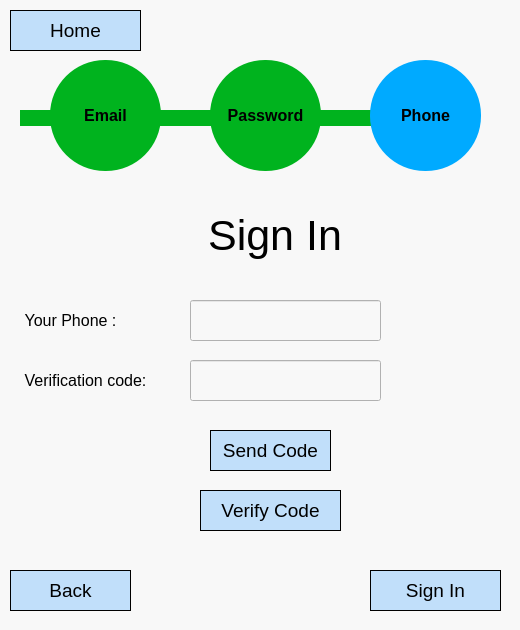
<?xml version="1.0" encoding="UTF-8"?>
<ui version="4.0">
 <class>Dialog</class>
 <widget class="QDialog" name="Dialog">
  <property name="geometry">
   <rect>
    <x>0</x>
    <y>0</y>
    <width>520</width>
    <height>630</height>
   </rect>
  </property>
  <property name="windowTitle">
   <string>Dialog</string>
  </property>
  <property name="styleSheet">
   <string notr="true">background-color: rgb(248, 248, 248);</string>
  </property>
  <widget class="QLabel" name="txtPhoneNumber">
   <property name="geometry">
    <rect>
     <x>10</x>
     <y>300</y>
     <width>121</width>
     <height>41</height>
    </rect>
   </property>
   <property name="text">
    <string>&lt;html&gt;&lt;head/&gt;&lt;body&gt;&lt;p align=&quot;center&quot;&gt;&lt;span style=&quot; font-size:12pt; color:#000000;&quot;&gt;Your Phone :&lt;/span&gt;&lt;/p&gt;&lt;/body&gt;&lt;/html&gt;</string>
   </property>
  </widget>
  <widget class="QLineEdit" name="tfPhoneNumber">
   <property name="geometry">
    <rect>
     <x>190</x>
     <y>300</y>
     <width>191</width>
     <height>41</height>
    </rect>
   </property>
   <property name="styleSheet">
    <string notr="true">background-color: rgb(198, 198, 198);
background-color: rgb(248, 248, 248);</string>
   </property>
   <property name="text">
    <string/>
   </property>
  </widget>
  <widget class="QLabel" name="txtVerificationCode">
   <property name="geometry">
    <rect>
     <x>0</x>
     <y>360</y>
     <width>171</width>
     <height>41</height>
    </rect>
   </property>
   <property name="text">
    <string>&lt;html&gt;&lt;head/&gt;&lt;body&gt;&lt;p align=&quot;center&quot;&gt;&lt;span style=&quot; font-size:12pt; color:#000000;&quot;&gt;Verification code:&lt;/span&gt;&lt;/p&gt;&lt;/body&gt;&lt;/html&gt;</string>
   </property>
  </widget>
  <widget class="QLineEdit" name="tfVerificationCode">
   <property name="geometry">
    <rect>
     <x>190</x>
     <y>360</y>
     <width>191</width>
     <height>41</height>
    </rect>
   </property>
   <property name="styleSheet">
    <string notr="true">background-color: rgb(248, 248, 248);</string>
   </property>
   <property name="text">
    <string/>
   </property>
  </widget>
  <widget class="QPushButton" name="btnSignIn">
   <property name="geometry">
    <rect>
     <x>370</x>
     <y>570</y>
     <width>131</width>
     <height>41</height>
    </rect>
   </property>
   <property name="font">
    <font>
     <pointsize>14</pointsize>
    </font>
   </property>
   <property name="styleSheet">
    <string notr="true">border: 0.5px solid #000000;
background-color: rgb(138, 198, 253,0.5);</string>
   </property>
   <property name="text">
    <string>Sign In</string>
   </property>
  </widget>
  <widget class="QLabel" name="txtSignInTitle">
   <property name="geometry">
    <rect>
     <x>140</x>
     <y>200</y>
     <width>270</width>
     <height>70</height>
    </rect>
   </property>
   <property name="font">
    <font>
     <pointsize>32</pointsize>
    </font>
   </property>
   <property name="text">
    <string>Sign In</string>
   </property>
   <property name="alignment">
    <set>Qt::AlignCenter</set>
   </property>
  </widget>
  <widget class="QPushButton" name="btnSendCode">
   <property name="enabled">
    <bool>true</bool>
   </property>
   <property name="geometry">
    <rect>
     <x>210</x>
     <y>430</y>
     <width>121</width>
     <height>41</height>
    </rect>
   </property>
   <property name="font">
    <font>
     <pointsize>14</pointsize>
    </font>
   </property>
   <property name="styleSheet">
    <string notr="true">background-color: rgb(138, 198, 253,0.5);
border: 0.5px solid #000000;</string>
   </property>
   <property name="text">
    <string>Send Code</string>
   </property>
  </widget>
  <widget class="QPushButton" name="btnHome">
   <property name="geometry">
    <rect>
     <x>10</x>
     <y>10</y>
     <width>131</width>
     <height>41</height>
    </rect>
   </property>
   <property name="font">
    <font>
     <pointsize>14</pointsize>
    </font>
   </property>
   <property name="styleSheet">
    <string notr="true">border: 0.5px solid #000000;
background-color: rgb(138, 198, 253,0.5);</string>
   </property>
   <property name="text">
    <string>Home</string>
   </property>
  </widget>
  <widget class="QLabel" name="progessEmail">
   <property name="geometry">
    <rect>
     <x>50</x>
     <y>60</y>
     <width>111</width>
     <height>111</height>
    </rect>
   </property>
   <property name="font">
    <font>
     <pointsize>12</pointsize>
     <weight>75</weight>
     <bold>true</bold>
    </font>
   </property>
   <property name="styleSheet">
    <string notr="true">  height: 50px;
  width: 50px;

background-color: rgb(0, 179, 30);
  border-radius: 55%;</string>
   </property>
   <property name="text">
    <string>Email</string>
   </property>
   <property name="alignment">
    <set>Qt::AlignCenter</set>
   </property>
  </widget>
  <widget class="QLabel" name="PasswordToPhone">
   <property name="enabled">
    <bool>true</bool>
   </property>
   <property name="geometry">
    <rect>
     <x>290</x>
     <y>110</y>
     <width>101</width>
     <height>16</height>
    </rect>
   </property>
   <property name="styleSheet">
    <string notr="true">background-color: rgb(0, 179, 30);
</string>
   </property>
   <property name="text">
    <string/>
   </property>
  </widget>
  <widget class="QLabel" name="progressPhone">
   <property name="geometry">
    <rect>
     <x>370</x>
     <y>60</y>
     <width>111</width>
     <height>111</height>
    </rect>
   </property>
   <property name="font">
    <font>
     <pointsize>12</pointsize>
     <weight>75</weight>
     <bold>true</bold>
    </font>
   </property>
   <property name="styleSheet">
    <string notr="true">  height: 50px;
  width: 50px;
  background-color: rgb(0, 170, 255);
  border-radius: 55%;</string>
   </property>
   <property name="text">
    <string>Phone</string>
   </property>
   <property name="alignment">
    <set>Qt::AlignCenter</set>
   </property>
  </widget>
  <widget class="QLabel" name="progessPassword">
   <property name="geometry">
    <rect>
     <x>210</x>
     <y>60</y>
     <width>111</width>
     <height>111</height>
    </rect>
   </property>
   <property name="font">
    <font>
     <pointsize>12</pointsize>
     <weight>75</weight>
     <bold>true</bold>
    </font>
   </property>
   <property name="styleSheet">
    <string notr="true">  height: 50px;
  width: 50px;
background-color: rgb(0, 179, 30);
  border-radius: 55%;</string>
   </property>
   <property name="text">
    <string>Password</string>
   </property>
   <property name="alignment">
    <set>Qt::AlignCenter</set>
   </property>
  </widget>
  <widget class="QLabel" name="Entry">
   <property name="enabled">
    <bool>true</bool>
   </property>
   <property name="geometry">
    <rect>
     <x>20</x>
     <y>110</y>
     <width>101</width>
     <height>16</height>
    </rect>
   </property>
   <property name="styleSheet">
    <string notr="true">
background-color: rgb(0, 179, 30);</string>
   </property>
   <property name="text">
    <string/>
   </property>
  </widget>
  <widget class="QLabel" name="EmailToPassword">
   <property name="enabled">
    <bool>true</bool>
   </property>
   <property name="geometry">
    <rect>
     <x>130</x>
     <y>110</y>
     <width>101</width>
     <height>16</height>
    </rect>
   </property>
   <property name="styleSheet">
    <string notr="true">
background-color: rgb(0, 179, 30);</string>
   </property>
   <property name="text">
    <string/>
   </property>
  </widget>
  <widget class="QPushButton" name="btnBack">
   <property name="geometry">
    <rect>
     <x>10</x>
     <y>570</y>
     <width>121</width>
     <height>41</height>
    </rect>
   </property>
   <property name="font">
    <font>
     <pointsize>14</pointsize>
    </font>
   </property>
   <property name="styleSheet">
    <string notr="true">border: 0.5px solid #000000;
background-color: rgb(138, 198, 253,0.5);</string>
   </property>
   <property name="text">
    <string>Back</string>
   </property>
  </widget>
  <widget class="QPushButton" name="btnVerifyCode">
   <property name="geometry">
    <rect>
     <x>200</x>
     <y>490</y>
     <width>141</width>
     <height>41</height>
    </rect>
   </property>
   <property name="font">
    <font>
     <pointsize>14</pointsize>
    </font>
   </property>
   <property name="styleSheet">
    <string notr="true">background-color: rgb(138, 198, 253,0.5);
border: 0.5px solid #000000;</string>
   </property>
   <property name="text">
    <string>Verify Code</string>
   </property>
  </widget>
  <zorder>EmailToPassword</zorder>
  <zorder>Entry</zorder>
  <zorder>txtPhoneNumber</zorder>
  <zorder>tfPhoneNumber</zorder>
  <zorder>txtVerificationCode</zorder>
  <zorder>tfVerificationCode</zorder>
  <zorder>btnSignIn</zorder>
  <zorder>txtSignInTitle</zorder>
  <zorder>btnSendCode</zorder>
  <zorder>btnHome</zorder>
  <zorder>progessEmail</zorder>
  <zorder>PasswordToPhone</zorder>
  <zorder>progressPhone</zorder>
  <zorder>progessPassword</zorder>
  <zorder>btnBack</zorder>
  <zorder>btnVerifyCode</zorder>
 </widget>
 <resources/>
 <connections/>
</ui>
